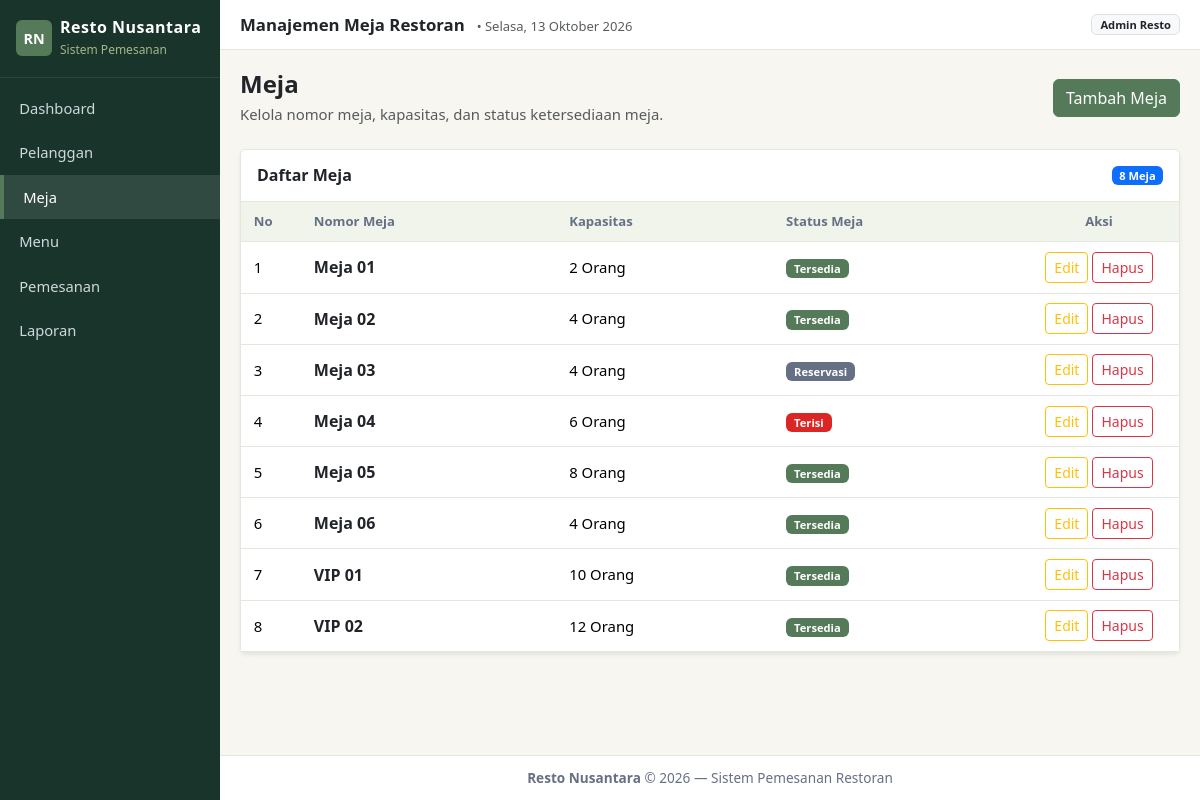
The page /index.php?page=meja on the database its author committed.
### tables this page shows
CREATE TABLE `meja` (
  `id_meja` INT AUTO_INCREMENT PRIMARY KEY,
  `nomor_meja` VARCHAR(20) NOT NULL UNIQUE,
  `kapasitas` INT NOT NULL,
  `status_meja` ENUM('Tersedia', 'Terisi', 'Reservasi', 'Perbaikan') NOT NULL DEFAULT 'Tersedia',
  `lokasi` VARCHAR(50) DEFAULT 'Indoor',
  `created_at` TIMESTAMP DEFAULT CURRENT_TIMESTAMP
);

### controllers/MejaController.php (called while the page is built, shortened)
<?php
require_once __DIR__ . '/../models/Meja.php';
require_once __DIR__ . '/../config/helpers.php';
class MejaController {
    private Meja $mejaModel;
    public function __construct() {
        $this->mejaModel = new Meja();
    }
    public function index(): void {
        $mejaList = $this->mejaModel->getAll();
        require_once __DIR__ . '/../views/meja/index.php';
    }
}

### config/Database.php (called while the page is built, shortened)
<?php
class Database {
    private static ?mysqli $instance = null;
    public static function getConnection(): mysqli {
        if (self::$instance === null) {
            $db = new self();
            $conn = new mysqli(
                $db->host,
                $db->username,
                $db->password,
                $db->db_name,
                $db->port
            );
            $conn->set_charset($db->charset);
            self::$instance = $conn;
        }
        return self::$instance;
    }
}

### models/BaseModel.php (called while the page is built, shortened)
<?php
require_once __DIR__ . '/../config/Database.php';
abstract class BaseModel {
    public function __construct() {
        $this->db = Database::getConnection();
    }
}

### models/Meja.php (called while the page is built, shortened)
<?php
require_once __DIR__ . '/BaseModel.php';
class Meja extends BaseModel {
    protected string $table = 'meja';
    public function getAll(): array {
        $result = $this->db->query("SELECT * FROM {$this->table} ORDER BY nomor_meja ASC");
        return $result ? $result->fetch_all(MYSQLI_ASSOC) : [];
    }
}

### views/meja/index.php (the view, shortened to what this page needs)
<?php
require_once __DIR__ . '/../layout/header.php';
?>
<div class="d-flex flex-wrap justify-content-between align-items-center mb-4 gap-2">
    <div>
        <h4 class="fw-bold mb-1">Meja</h4>
        <p class="text-muted mb-0">Kelola nomor meja, kapasitas, dan status ketersediaan meja.</p>
    </div>
    <div>
        <a href="<?= baseUrl('index.php?page=meja&action=create') ?>" class="btn btn-primary">
            Tambah Meja
        </a>
    </div>
</div>
<div class="card shadow-sm">
    <div class="card-header bg-white py-3 d-flex justify-content-between align-items-center">
        <h6 class="fw-bold mb-0">Daftar Meja</h6>
        <span class="badge bg-primary"><?= count($mejaList) ?> Meja</span>
    </div>
    <div class="table-responsive">
        <table class="table table-hover align-middle mb-0">
            <thead>
                <tr>
                    <th style="width: 60px;">No</th>
                    <th>Nomor Meja</th>
                    <th>Kapasitas</th>
                    <th>Status Meja</th>
                    <th class="text-center" style="width: 160px;">Aksi</th>
                </tr>
            </thead>
            <tbody>
                <?php if (empty($mejaList)): ?>
                    <tr>
                        <td colspan="5" class="text-center py-4 text-muted">Belum ada data meja.</td>
                    </tr>
                <?php else: ?>
                    <?php $no = 1; foreach ($mejaList as $m): ?>
                        <tr>
                            <td><?= $no++ ?></td>
                            <td>
                                <div class="fw-bold text-dark fs-6"><?= e($m['nomor_meja']) ?></div>
                            </td>
                            <td>
                                <?= e($m['kapasitas']) ?> Orang
                            </td>
                            <td><?= getStatusBadge($m['status_meja']) ?></td>
                            <td class="text-center">
                                <div class="d-flex justify-content-center gap-1">
                                    <a href="<?= baseUrl('index.php?page=meja&action=edit&id=' . $m['id_meja']) ?>" class="btn btn-sm btn-outline-warning" title="Edit">
                                        Edit
                                    </a>
                                    <form method="POST" action="<?= baseUrl('index.php?page=meja&action=delete') ?>" class="d-inline">
                                        <button type="submit" class="btn btn-sm btn-outline-danger btn-confirm-delete" data-name="meja '<?= e($m['nomor_meja']) ?>'" title="Hapus">
                                            Hapus
                                        </button>
                                    </form>
                                </div>
                            </td>
                        </tr>
                    <?php endforeach; ?>
                <?php endif; ?>
            </tbody>
        </table>
    </div>
</div>
<?php require_once __DIR__ . '/../layout/footer.php'; ?>

### config/helpers.php (shortened to what this page needs)
<?php
function baseUrl(string $path = ''): string {
    $scriptDir = str_replace('\\', '/', dirname($_SERVER['SCRIPT_NAME'] ?? ''));
    $base = rtrim($scriptDir, '/');
    if ($base === '' || $base === '.') {
        $base = '';
    }
    return $base . '/' . ltrim($path, '/');
}
function e($value): string {
    return htmlspecialchars((string)($value ?? ''), ENT_QUOTES, 'UTF-8');
}
function getStatusBadge(string $status): string {
    $styles = [
        'Diproses'     => 'background:#d97706; color:#fff;',
        'Selesai'      => 'background:#557A59; color:#fff;',
        'Dibatalkan'   => 'background:#dc2626; color:#fff;',
        'Tersedia'     => 'background:#557A59; color:#fff;',
        'Terisi'       => 'background:#dc2626; color:#fff;',
        'Perbaikan'    => 'background:#667085; color:#fff;',
        'Habis'        => 'background:#dc2626; color:#fff;',
    ];
    $style = $styles[$status] ?? 'background:#667085; color:#fff;';
    return '<span class="badge px-2 py-1" style="' . $style . '">' . e($status) . '</span>';
}

### assets/css/style.css (style rules this page uses)
:root { --color-forest: #19352B; --color-primary: #557A59; --color-bg: #F7F6F0; --color-border: #E3E8DF; }
*, *::before, *::after { box-sizing: border-box; }
html, body { max-width: 100%; overflow-x: hidden; margin: 0; padding: 0; }
body { background: var(--color-bg); font-family: 'Segoe UI', sans-serif; font-size: 0.93rem; }
.card { background: #fff; border: 1px solid var(--color-border); border-radius: 6px; }
.card-header { background: #fff; border-bottom: 1px solid var(--color-border); padding: 0.75rem 1rem; }
.table thead th { background: #F0F4EB; color: #667085; font-size: 0.82rem; border-bottom: 1px solid var(--color-border); padding: 0.6rem 0.8rem; }
.table td { padding: 0.6rem 0.8rem; vertical-align: middle; border-bottom: 1px solid var(--color-border); }
.btn-primary { background: var(--color-primary) !important; border-color: var(--color-primary) !important; color: #fff !important; }

### rows shown on the page
meja: nomor_meja "Meja 01", kapasitas "2", status_meja "Tersedia"
meja: nomor_meja "Meja 02", kapasitas "4", status_meja "Tersedia"
meja: nomor_meja "Meja 03", kapasitas "4", status_meja "Reservasi"
meja: nomor_meja "Meja 04", kapasitas "6", status_meja "Terisi"
meja: nomor_meja "Meja 05", kapasitas "8", status_meja "Tersedia"
meja: nomor_meja "Meja 06", kapasitas "4", status_meja "Tersedia"
meja: nomor_meja "VIP 01", kapasitas "10", status_meja "Tersedia"
meja: nomor_meja "VIP 02", kapasitas "12", status_meja "Tersedia"

### other values the page prints
$pageTitle "Manajemen Meja Restoran"
count($mejaList) "8"
